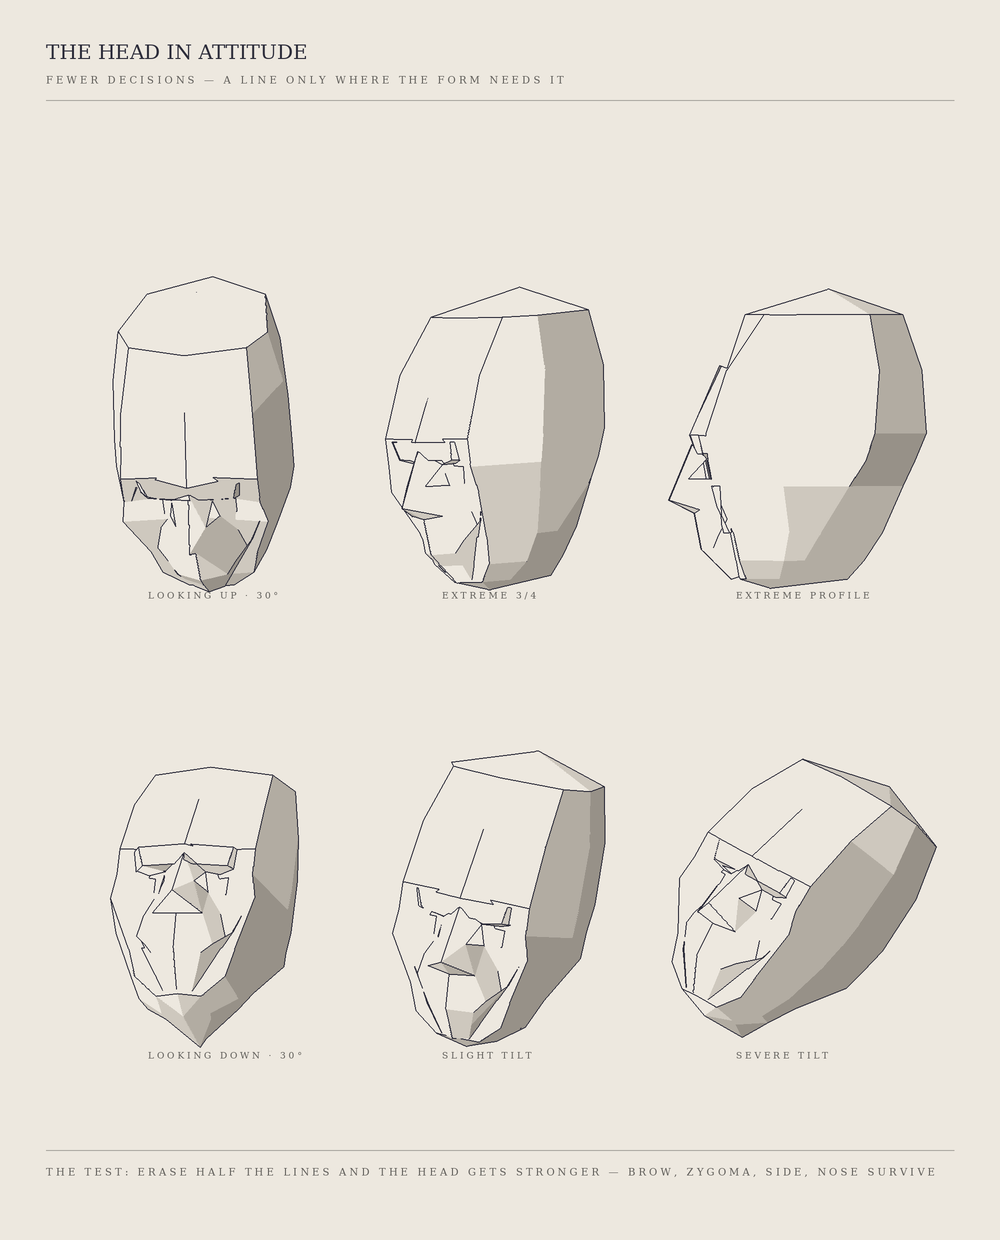

Python code for this plot:
"""
THE HEAD IN ATTITUDE — FEWER DECISIONS  (Sketch 101, 2026-05-30)
Professor: "You've shown you can BUILD the structure. The next challenge is whether you can
COMMUNICATE it with fewer decisions." The danger now is OVER-FACETING — many small planes
where a few important ones would do. Assignment: take THIS EXACT head (same solid as
asaro_head.py — do not rebuild it), put it in six attitudes (up 30 / down 30 / extreme
profile / extreme 3/4 / slight tilt / severe tilt), and REMOVE lines wherever the form
survives without them. Editing, not adding. Keep the forehead architectural.

Implementation of "remove lines": the crease threshold is raised hard (24deg -> 36deg), so a
seam keeps its line ONLY where two planes genuinely turn; shallow joins drop the line but
keep the value step — the lost-and-found edge a master uses. The mouth's lip rows (tertiary)
are collapsed into one mass. Geometry is otherwise the same verified solid; subtraction is
done by threshold + value, not by re-carving. Adds Rz (head tilt / roll) for the tilts.
"""
import os, math
import numpy as np
from PIL import Image, ImageDraw, ImageFont

OUT="/sessions/nifty-keen-cerf/mnt/hessentials/illustration/loomis"
W,H,SS=1000,1240,2
PAPER=(237,232,223); INK=(44,44,58); FAINT=(171,168,161); LABEL=(96,94,90)
V_LIGHT=np.array(PAPER,float); V_HALF=np.array((206,200,190),float)
V_UNDER=np.array((178,172,162),float); V_DEEP=np.array((151,145,136),float)
CREASE=math.radians(36)        # SUBTRACTION: only break a line where planes truly turn

def Rx(a): c,s=math.cos(a),math.sin(a); return np.array([[1,0,0],[0,c,-s],[0,s,c]])
def Ry(a): c,s=math.cos(a),math.sin(a); return np.array([[c,0,s],[0,1,0],[-s,0,c]])
def Rz(a): c,s=math.cos(a),math.sin(a); return np.array([[c,-s,0],[s,c,0],[0,0,1]])
def rad(d): return math.radians(d)
def A(*p): return np.array(p,float)
def mir(p): return np.array((-p[0],p[1],p[2]),float)

# ---- major mass: watertight ring solid (backing) ----
APEX=(0,-130,-30)
RINGS=[
 (-108,42,28,0,-64,-94,52,66),(-60,58,60,2,-72,-110,58,75),(-6,74,78,10,-68,-114,60,78),
 (18,60,76,14,-60,-104,60,78),(40,64,72,12,-46,-94,64,72),(80,62,54,6,-22,-76,47,55),
 (104,54,48,10,-8,-60,40,44),(120,46,42,13,2,-46,20,22)]
BASE=(0,128,20)
def ring_verts(r):
    y,zf,zc,zs,zb,zbk,ax,wx=r
    return [A(0,y,zf),A(ax,y,zc),A(wx,y,zs),A(ax,y,zb),A(0,y,zbk),A(-ax,y,zb),A(-wx,y,zs),A(-ax,y,zc)]

# ---- secondary masses: connected face-mask (same vertices; MOUTH collapsed to one mass) ----
V={
 'hair_c':(0,-64,64),'hair_o':(60,-52,32),
 'browC_c':(0,-4,90),'browC_r':(42,-4,84),'browC_o':(60,-2,58),
 'browU_c':(0,12,84),'browU_r':(38,12,80),'browU_o':(56,12,56),
 'skMed_r':(18,16,76),'skLat_r':(52,14,58),'skBot_r':(50,32,60),'skMedB_r':(22,34,72),
 'nRoot_c':(0,4,88),'nTip_c':(0,52,108),'nSide_r':(13,34,92),'nWing_r':(22,60,82),'nBase_c':(0,63,86),
 'zygo_r':(60,32,64),'cheekE_r':(67,30,22),'cheekL_r':(44,66,58),'mC_r':(30,82,66),
 'lipB_c':(0,94,80),'lipB_r':(22,93,70),
 'chT_c':(0,104,70),'chT_r':(18,104,60),'ch_c':(0,120,54),'ch_r':(13,118,48),
}
MASK=[
 ['hair_c','hair_o','browC_o','browC_c'],                                   # forehead (calm)
 ['browC_c','browC_r','browU_r','browU_c'], ['browC_r','browC_o','browU_o','browU_r'],  # brow
 ['browU_c','browU_r','skMed_r','nRoot_c'], ['browU_r','browU_o','skLat_r','skMed_r'],  # socket
 ['skMed_r','skLat_r','skBot_r','skMedB_r'],
 ['nRoot_c','nTip_c','nSide_r'], ['nRoot_c','nSide_r','skMed_r'],            # nose
 ['nSide_r','nTip_c','nWing_r'], ['nSide_r','nWing_r','skMedB_r'], ['nTip_c','nWing_r','nBase_c'],
 ['skLat_r','browU_o','cheekE_r','zygo_r'], ['skLat_r','zygo_r','skBot_r'],  # cheek + zygoma
 ['skBot_r','zygo_r','cheekL_r'], ['skMedB_r','skBot_r','cheekL_r'],
 ['skMedB_r','cheekL_r','mC_r','nWing_r'], ['zygo_r','cheekE_r','cheekL_r'],
 ['nBase_c','nWing_r','mC_r','lipB_r'], ['nBase_c','lipB_r','lipB_c'],       # mouth = ONE mass
 ['lipB_c','lipB_r','chT_r','chT_c'], ['chT_c','chT_r','ch_r','ch_c'],       # chin
 ['lipB_r','mC_r','cheekL_r','chT_r'], ['chT_r','cheekL_r','ch_r'],
]
def build_faces():
    F=[]
    Rg=[ring_verts(r) for r in RINGS]; ap=A(*APEX); bs=A(*BASE)
    for j in range(8): F.append(([ap,Rg[0][(j+1)%8],Rg[0][j]],True))
    for i in range(len(Rg)-1):
        t=Rg[i]; b=Rg[i+1]
        for j in range(8): F.append(([t[j],t[(j+1)%8],b[(j+1)%8],b[j]],True))
    for j in range(8): F.append(([bs,Rg[-1][j],Rg[-1][(j+1)%8]],True))
    for keys in MASK:
        pts=[A(*V[k]) for k in keys]
        F.append((pts,False)); F.append(([mir(p) for p in reversed(pts)],False))
    return F
FACES=build_faces()
LIGHT=np.array([-0.68,-0.40,0.62]); LIGHT/=np.linalg.norm(LIGHT)

def newell(poly):
    n=np.zeros(3)
    for i in range(len(poly)):
        a=poly[i]; b=poly[(i+1)%len(poly)]
        n[0]+=(a[1]-b[1])*(a[2]+b[2]); n[1]+=(a[2]-b[2])*(a[0]+b[0]); n[2]+=(a[0]-b[0])*(a[1]+b[1])
    nn=np.linalg.norm(n); return n/nn if nn>1e-9 else n
def notan(s):
    if s>0.30: return V_LIGHT
    if s>0.00: return V_HALF
    if s>-0.30: return V_UNDER
    return V_DEEP

CANVAS=np.full((H*SS,W*SS,3),PAPER,float)
def raster_head(cx,cy,sc,yaw,pitch,roll=0):
    Rm=Rz(rad(roll))@Ry(rad(yaw))@Rx(rad(pitch))
    faces=[]; allx=[]; ally=[]
    for pts,cull in FACES:
        rp=[Rm@p for p in pts]; nrm=newell(rp)
        if cull and nrm[2]<=0.02: continue
        nf=nrm if nrm[2]>=0 else -nrm
        col=notan(float(np.dot(nf,LIGHT)))
        sx=[cx+p[0]*sc for p in rp]; sy=[cy+p[1]*sc for p in rp]
        allx+=sx; ally+=sy; faces.append((rp,nf,col,sx,sy))
    if not faces: return
    pad=3
    x0=max(0,int(min(allx))-pad); y0=max(0,int(min(ally))-pad)
    x1=min(W*SS,int(max(allx))+pad); y1=min(H*SS,int(max(ally))+pad)
    tw,th=x1-x0,y1-y0
    if tw<=0 or th<=0: return
    zbuf=np.full((th,tw),-1e18); fid=np.full((th,tw),-1,int); lut=np.zeros((len(faces),3))
    lx=np.arange(tw)[None,:]+x0; ly=np.arange(th)[:,None]+y0
    pxg=(lx-cx)/sc; pyg=(ly-cy)/sc
    for k,(rp,nrm,col,sx,sy) in enumerate(faces):
        lut[k]=col
        m=Image.new('L',(tw,th),0)
        ImageDraw.Draw(m).polygon([(sx[i]-x0,sy[i]-y0) for i in range(len(sx))],fill=255)
        mask=np.asarray(m)>0
        if not mask.any(): continue
        a,b,c=nrm; P0=rp[0]
        if abs(c)<1e-6: continue
        pz=np.broadcast_to((np.dot(nrm,P0)-a*pxg-b*pyg)/c,(th,tw))
        upd=mask&(pz>zbuf); zbuf[upd]=pz[upd]; fid[upd]=k
    rgb=np.where(fid[...,None]>=0, lut[np.clip(fid,0,len(faces)-1)], np.array(PAPER,float))
    fn=np.array([f[1] for f in faces]); fnrm=fn[np.clip(fid,0,len(faces)-1)]
    ct=math.cos(CREASE); ed=np.zeros((th,tw),bool)
    def mark(aF,bF,aN,bN,sl):
        diff=aF!=bF; bg=(aF<0)|(bF<0); dot=np.sum(aN*bN,axis=-1)
        cr=diff&(bg|(dot<ct)); ed[sl[0]]|=cr; ed[sl[1]]|=cr
    mark(fid[:, :-1],fid[:,1:],fnrm[:, :-1],fnrm[:,1:],(np.s_[:, :-1],np.s_[:,1:]))
    mark(fid[:-1,:],fid[1:,:],fnrm[:-1,:],fnrm[1:,:],(np.s_[:-1,:],np.s_[1:,:]))
    rgb[ed]=np.array(INK,float)
    paint=(fid>=0)|ed
    CANVAS[y0:y1,x0:x1][paint]=rgb[paint]

# ---- sheet: the same head, six attitudes ----
ATT=[
 ('looking up · 30°',   dict(yaw=-12,pitch=-30,roll=0)),
 ('extreme 3/4',        dict(yaw=-54,pitch=-4, roll=0)),
 ('extreme profile',    dict(yaw=-88,pitch=0,  roll=0)),
 ('looking down · 30°', dict(yaw=-14,pitch=30, roll=0)),
 ('slight tilt',        dict(yaw=-22,pitch=-6, roll=12)),
 ('severe tilt',        dict(yaw=-34,pitch=8,  roll=28)),
]
cols=[206,500,794]; rows=[440,900]; SCALE=1.16
for i,(name,rot) in enumerate(ATT):
    cx=cols[i%3]; cy=rows[i//3]
    raster_head(cx*SS,cy*SS,SCALE*SS,**rot)

img=Image.fromarray(np.clip(CANVAS,0,255).astype(np.uint8)); D=ImageDraw.Draw(img)
def font(px):
    try: return ImageFont.truetype('/usr/share/fonts/truetype/dejavu/DejaVuSerif.ttf',int(px*SS))
    except: return ImageFont.load_default()
F_TTL=font(20); F_SM=font(9); F_CAP=font(10)
def caps(s): return ' '.join(s.upper())

D.text((46*SS,40*SS),'THE HEAD IN ATTITUDE',fill=INK,font=F_TTL)
D.text((46*SS,74*SS),caps('fewer decisions — a line only where the form needs it'),fill=LABEL,font=F_CAP)
D.line([(46*SS,100*SS),(954*SS,100*SS)],fill=FAINT,width=max(1,int(1*SS)))
for i,(name,rot) in enumerate(ATT):
    cx=cols[i%3]; cy=rows[i//3]
    D.text((cx*SS-58*SS,(cy+150)*SS),caps(name),fill=LABEL,font=F_SM)
D.line([(46*SS,1150*SS),(954*SS,1150*SS)],fill=FAINT,width=max(1,int(1*SS)))
D.text((46*SS,1166*SS),caps('the test: erase half the lines and the head gets stronger — brow, zygoma, side, nose survive'),
       fill=LABEL,font=F_CAP)

out=img.resize((W,H),Image.LANCZOS); os.makedirs(OUT,exist_ok=True)
out.save(f'{OUT}/head_attitudes.png'); print('done',out.size)
